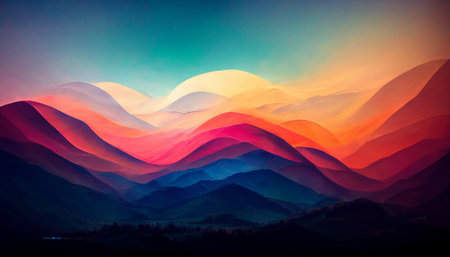
#> input picture python-1-array/ex05/landscape.jpg, 450 x 257 px
$ python online_exampe.py
#> lines starting #> are read from the running program, lines starting #| are printed output that depends on the picture
from PIL import Image
import numpy as np
import matplotlib.pyplot as plt

img = np.array(Image.open('landscape.jpg'))
#> img is the input picture: shape (257, 450, 3); mean R, G, B 98.7, 79.1, 89.1
img_R, img_G, img_B = img.copy(), img.copy(), img.copy()
img_R[:, :, (1, 2)] = 0
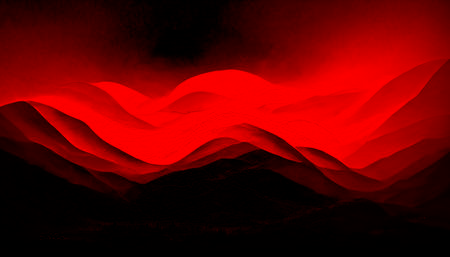
#> img_R: shape (257, 450, 3); mean R, G, B 98.7, 0, 0
img_G[:, :, (0, 2)] = 0
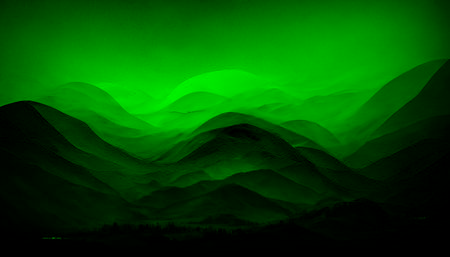
#> img_G: shape (257, 450, 3); mean R, G, B 0, 79.1, 0
img_B[:, :, (0, 1)] = 0
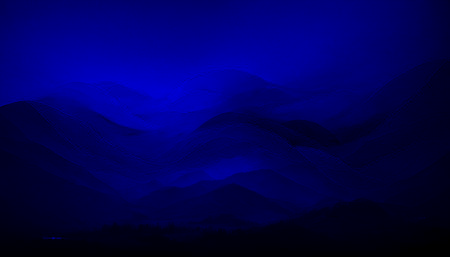
#> img_B: shape (257, 450, 3); mean R, G, B 0, 0, 89.1
img_rgb = np.concatenate((img_R, img_G, img_B), axis=1)
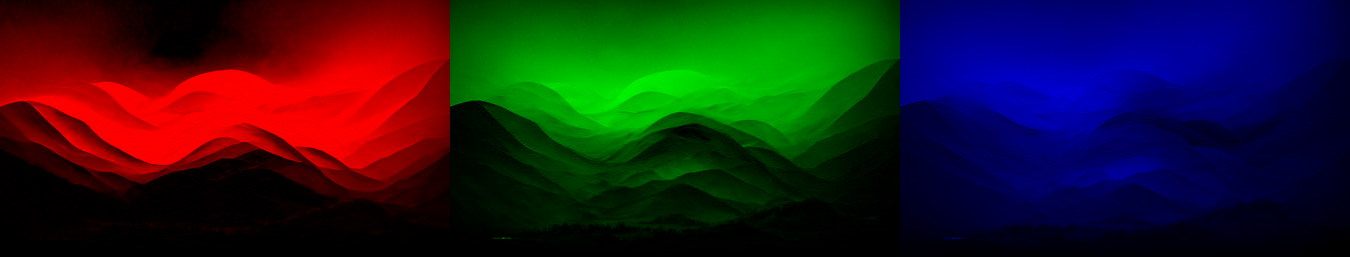
#> img_rgb: shape (257, 1350, 3); mean R, G, B 32.9, 26.4, 29.7
plt.figure(figsize=(15, 15))
plt.imshow(img_rgb)
plt.show()


iR = Image.fromarray(img_R)
iG = Image.fromarray(img_G)
iB = Image.fromarray(img_B)
iR.show()
iG.show()
iB.show()
